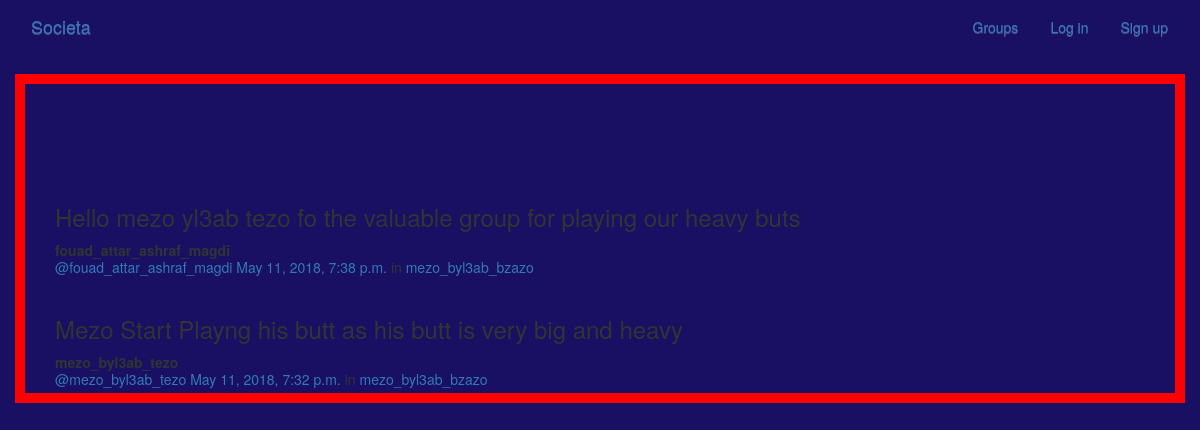
/posts/, run on the app's committed database.
### posts/models.py (models this page shows, shortened)
class Post(models.Model):
    user = models.ForeignKey(User, related_name="posts", on_delete=models.CASCADE)
    created_at = models.DateTimeField(auto_now=True)
    message = models.TextField()
    message_html = models.TextField(editable=False)
    group = models.ForeignKey(Group, related_name="posts",null=True, blank=True, on_delete=models.CASCADE)
    class Meta:
        ordering = ["-created_at"]
        unique_together = ["user", "message"]

### groups/models.py (models this page shows, shortened)
class Group(models.Model):
    name = models.CharField(max_length=255, unique=True)
    slug = models.SlugField(allow_unicode=True, unique=True)
    description = models.TextField(blank=True, default='')
    description_html = models.TextField(editable=False, default='', blank=True)
    members = models.ManyToManyField(User,through="GroupMember")
    class Meta:
        ordering = ["name"]

### posts/views.py (the view)
class PostList(SelectRelatedMixin, generic.ListView):
    model = models.Post
    select_related = ("user", "group")

### posts/templates/posts/post_list.html (shortened to what this page needs)
{% extends "posts/post_base.html" %}
{% load humanize %}
{% block post_content %}
<div class="col-md-8">
	{% for post in post_list %}
  {% include "posts/_post.html" %}
	{% endfor %}
</div>
{% endblock %}

### posts/templates/posts/_post.html (shortened to what this page needs)
<div class="post media">
	<h3>{{ post.message_html|safe }}</h3>
	<div class="media-body">
		<strong>{{ post.user.username }}</strong>
		<h5 class="media-heading">
			<span class="username"><a href="{% url 'posts:for_user' username=post.user.username %}">@{{ post.user.username }}</a></span>
			<time class="time"><a href="{% url 'posts:single' username=post.user.username pk=post.pk %}">{{ post.created_at }}</a></time>
			{% if post.group %}
			<span class="group-name">in <a href="#">{{ post.group.name }}</a></span>
			{% endif %}
		</h5>
	</div>
</div>

### static/css/master.css (style rules this page uses)
html, body { height: 100%; width: 100%; overflow: hidden; background: #191063; margin: 0; }

### data on the page
Post: message_html "Hello mezo yl3ab tezo fo the valuable group for playing our heavy buts", user.username "fouad_attar_ashraf_magdi", created_at "May 11, 2018, 7:38 p.m.", group.name "mezo_byl3ab_bzazo"
Post: message_html "Mezo Start Playng his butt as his butt is very big and heavy", user.username "mezo_byl3ab_tezo", created_at "May 11, 2018, 7:32 p.m.", group.name "mezo_byl3ab_bzazo"
